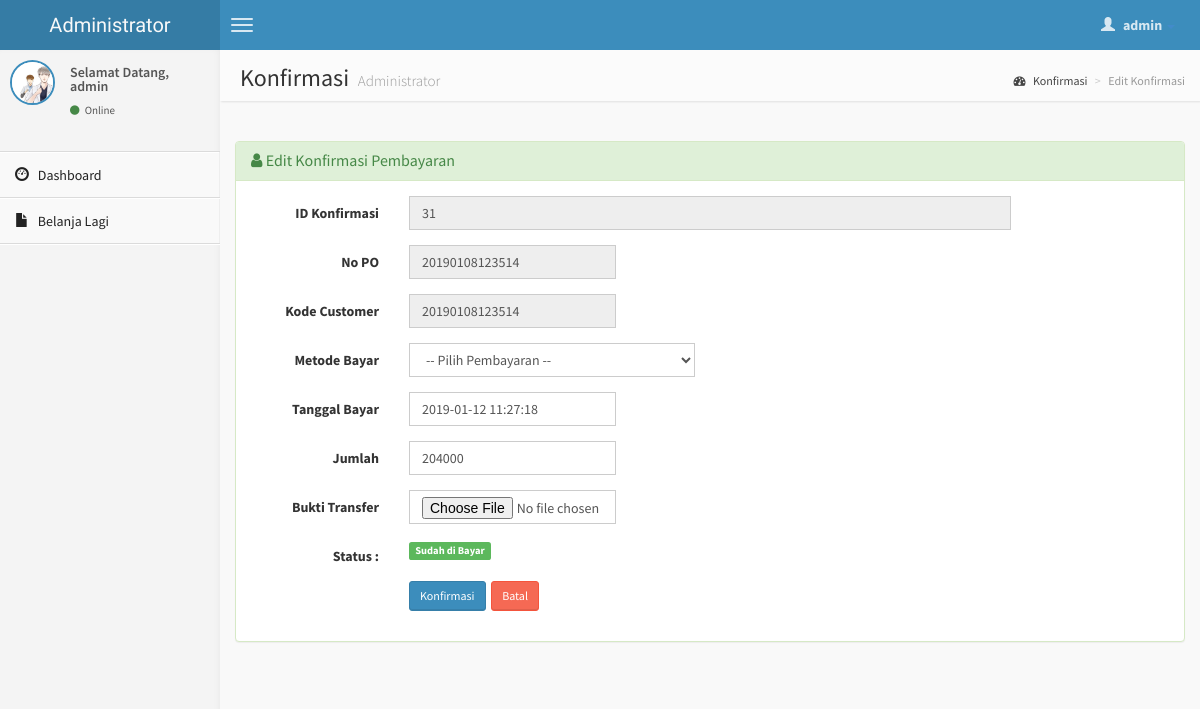
The app's page /customer/edit-konfirmasi.php?kode=31 (signed in) with its own data.
### tables this page shows
CREATE TABLE `konfirmasi` (
  `id_kon` int(6) NOT NULL,
  `nopo` varchar(20) NOT NULL,
  `kd_cus` varchar(20) NOT NULL,
  `bayar_via` varchar(20) NOT NULL,
  `tanggal` datetime NOT NULL,
  `jumlah` int(10) NOT NULL,
  `bukti_transfer` varchar(50) NOT NULL,
  `status` enum('Bayar','Belum') NOT NULL
);

### customer/edit-konfirmasi.php (the view, shortened to what this page needs)
<?php
if (empty($_SESSION['username'])){
	header('location:../index.php');
} else {
?>
<!DOCTYPE html>
<html>
    <head>
        <link href="../dist/css/bootstrap.css" rel="stylesheet" type="text/css" />
        <link href="//cdnjs.cloudflare.com/ajax/libs/font-awesome/4.1.0/css/font-awesome.min.css" rel="stylesheet" type="text/css" />
        <link href="//code.ionicframework.com/ionicons/1.5.2/css/ionicons.min.css" rel="stylesheet" type="text/css" />
        <link href="../css/morris/morris.css" rel="stylesheet" type="text/css" />
        <link href="../css/jvectormap/jquery-jvectormap-1.2.2.css" rel="stylesheet" type="text/css" />
        <link href="../css/datepicker/datepicker3.css" rel="stylesheet" type="text/css" />
        <link href="../css/daterangepicker/daterangepicker-bs3.css" rel="stylesheet" type="text/css" />
        <link href="../css/bootstrap-wysihtml5/bootstrap3-wysihtml5.min.css" rel="stylesheet" type="text/css" />
        <link href="../css/AdminLTE.css" rel="stylesheet" type="text/css" />
        <link rel="stylesheet" href="datatables/dataTables.bootstrap.css"/>
    </head>
    <body class="skin-blue">
        <header class="header">
            <a href="index.php" class="logo">
                Administrator
            </a>
            <nav class="navbar navbar-static-top" role="navigation">
                <a href="#" class="navbar-btn sidebar-toggle" data-toggle="offcanvas" role="button">
                    <span class="icon-bar"></span>
                    <span class="icon-bar"></span>
                    <span class="icon-bar"></span>
                </a>
                <div class="navbar-right">
                    <ul class="nav navbar-nav">
                        <li class="dropdown user user-menu">
                            <a href="#" class="dropdown-toggle" data-toggle="dropdown">
                                <i class="glyphicon glyphicon-user"></i>
                                <span><?php echo $_SESSION['fullname']; ?> <i class="caret"></i></span>
                            </a>
<?php } ?>
                        </li>
                    </ul>
                </div>
            </nav>
        </header>
        <div class="wrapper row-offcanvas row-offcanvas-left">
            <aside class="left-side sidebar-offcanvas">
                <section class="sidebar">
                    <div class="user-panel">
                        <div class="pull-left image">
                            <img src="<?php echo $_SESSION['gambar']; ?>" class="img-circle" alt="User Image" style="border: 2px solid #3C8DBC;" />
                        </div>
                        <div class="pull-left info">
                            <p>Selamat Datang,<br /><?php echo $_SESSION['fullname']; ?></p>
                            <a href="#"><i class="fa fa-circle text-success"></i> Online</a>
                        </div>
                    </div>
                    <?php include "menu.php"; ?>
                </section>
            </aside>
            <aside class="right-side">
                <section class="content-header">
                    <h1>
                        Konfirmasi
                        <small>Administrator</small>
                    </h1>
                    <ol class="breadcrumb">
                        <li><a href="#"><i class="fa fa-dashboard"></i> Konfirmasi</a></li>
                        <li class="active">Edit Konfirmasi</li>
                    </ol>
                </section>
                <section class="content">
                <?php
            $kd = $_GET['kode'];
			$sql = mysqli_query($koneksi, "SELECT * FROM konfirmasi WHERE id_kon='$kd'");
			if(mysqli_num_rows($sql) == 0){
				header("Location: konfirmasi.php");
			}else{
				$row = mysqli_fetch_assoc($sql);
			}
			?>
                    <br />
                    <div class="row">
                        <div class="col-lg-12">
                        <div class="panel panel-success">
                        <div class="panel-heading">
                        <h3 class="panel-title"><i class="fa fa-user"></i> Edit Konfirmasi Pembayaran </h3>
                        </div>
                        <div class="panel-body">
                  <div class="form-panel">
                      <form class="form-horizontal style-form" action="update-konfirmasi.php" method="post" enctype="multipart/form-data" name="form1" id="form1">
                          <div class="form-group">
                              <label class="col-sm-2 col-sm-2 control-label">ID Konfirmasi</label>
                              <div class="col-sm-8">
                                  <input name="id_kon" type="text" id="id_kon" value="<?php echo $row['id_kon']; ?>" class="form-control" autocomplete="off" readonly="readonly"/>
                              </div>
                          </div>
                          <div class="form-group">
                              <label class="col-sm-2 col-sm-2 control-label">No PO</label>
                              <div class="col-sm-3">
                            <input name="nopo" type="text" id="nopo" value="<?php echo $row['nopo']; ?>" class="form-control" autocomplete="off" readonly="readonly"/>
                            </div>
                          </div>
                          <div class="form-group">
                              <label class="col-sm-2 col-sm-2 control-label">Kode Customer</label>
                              <div class="col-sm-3">
                            <input name="kd_cus" type="text" id="kd_cus" value="<?php echo $row['kd_cus']; ?>" class="form-control" autocomplete="off" readonly="readonly" />
                            </div>
                          </div>
                          <div class="form-group">
                              <label class="col-sm-2 col-sm-2 control-label">Metode Bayar</label>
                              <div class="col-sm-4">
                              <select id="bayar_via" name="bayar_via" class="form-control" autofocus="on" required>
                            <option value=""> -- Pilih Pembayaran -- </option>
                              </select>
                            </div>
                          </div>
                          <div class="form-group">
                              <label class="col-sm-2 col-sm-2 control-label">Tanggal Bayar</label>
                              <div class="col-sm-3">
                            <input name="tanggal" type="text" id="tanggal" value="<?php echo $row['tanggal']; ?>" class="input-group date form-control" data-date="" data-date-format="yyyy-mm-dd" required/>
                            </div>
                          </div>
                          <div class="form-group">
                              <label class="col-sm-2 col-sm-2 control-label">Jumlah</label>
                              <div class="col-sm-3">
                            <input name="jumlah" type="text" id="jumlah" value="<?php echo $row['jumlah']; ?>" class="form-control" autocomplete="off"/>
                            </div>
                          </div>
                          <div class="form-group">
                              <label class="col-sm-2 col-sm-2 control-label">Bukti Transfer</label>
                              <div class="col-sm-3">
                              <input type="file" name="nama_file" id="nama_file" class="form-control" />
                            </div>
                          </div>
                          <div class="form-group">
                            <label class="col-sm-2 col-sm-2 control-label">Status : </label>
                            <div class="col-sm-3">
                            <?php
                            if($row['status'] == 'Bayar'){
								echo '<span class="label label-success">Sudah di Bayar</span>';
							}
                            else if ($row['status'] == 'Belum' ){
								echo '<span class="label label-danger">Belum di Bayar</span>';
							}
                    ?>
                            </div>
                          </div>
                          <div class="form-group">
                              <label class="col-sm-2 col-sm-2 control-label"></label>
                              <div class="col-sm-10">
                                  <input type="submit" name="update" value="Konfirmasi" class="btn btn-sm btn-primary" />&nbsp;
	                              <a href="index1.php" class="btn btn-sm btn-danger">Batal </a>
                              </div>
                          </div>
                      </form>
                  </div>
                  </div>
                  </div>
          		</div>
                    </div>
                </section>
            </aside>
        </div>
    </body>
</html>

### records on screen
konfirmasi: id_kon "31", nopo "20190108123514", kd_cus "20190108123514", tanggal "2019-01-12 11:27:18", jumlah "204000"

### other values on screen
$_SESSION['fullname'] "admin"
